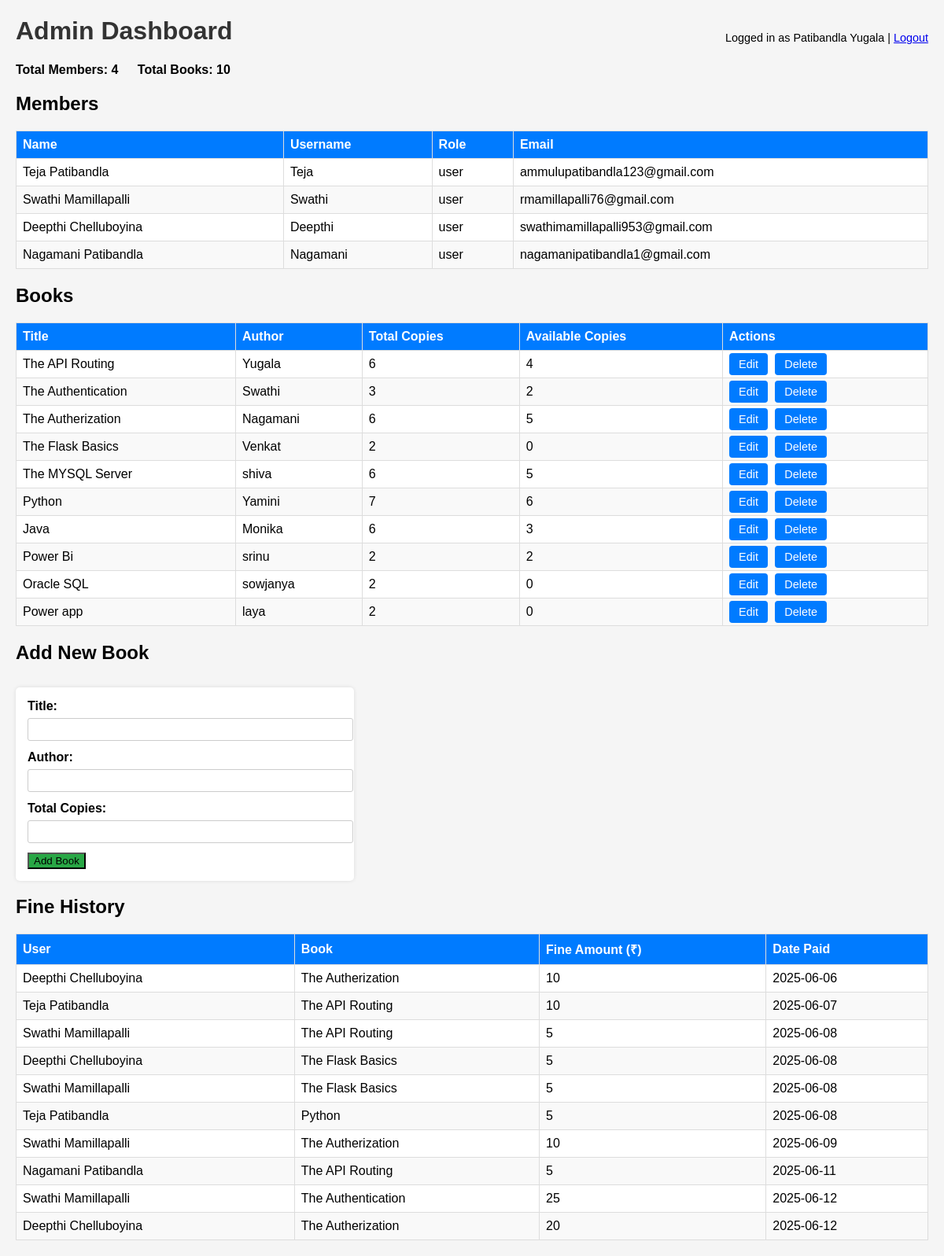
Screenshot of /admin_dashboard (signed in) with the database file from the repository.
### project2.py (models this page shows)
class User(db.Model):
    id = db.Column(db.Integer, primary_key=True)
    name = db.Column(db.String(100))
    role = db.Column(db.String(10))
    username = db.Column(db.String(80), unique=True)
    email = db.Column(db.String(100), unique=True)
    password = db.Column(db.String(200))

class Book(db.Model):
    id = db.Column(db.Integer, primary_key=True)
    title = db.Column(db.String(150))
    author = db.Column(db.String(100))
    total_copies = db.Column(db.Integer)
    available_copies = db.Column(db.Integer)

class FineHistory(db.Model):
    id = db.Column(db.Integer, primary_key=True)
    user_id = db.Column(db.Integer, db.ForeignKey('user.id'))
    book_id = db.Column(db.Integer, db.ForeignKey('book.id'))
    fine_amount = db.Column(db.Integer)
    date_paid = db.Column(db.DateTime, default=datetime.now)
    user = db.relationship('User', backref='fines')
    book = db.relationship('Book', backref='fines')

### project2.py (the view)
@app.route('/admin_dashboard')
@login_required
@admin_required
def admin_dashboard():
    user = User.query.get(session['user_id'])
    members = User.query.filter_by(role='user').all()
    books = Book.query.all()
    member_count = len(members)
    book_count = len(books)
    return render_template('dashboard_admin.html', user=user, members=members, books=books,
                           member_count=member_count, book_count=book_count,
                           fines=FineHistory.query.all())

### project2.py (called while the page is built)
def login_required(f):
    @wraps(f)
    def decorated(*args, **kwargs):
        if 'user_id' not in session:
            flash("Please login first.")
            return redirect(url_for('login'))
        return f(*args, **kwargs)
    return decorated

def admin_required(f):
    @wraps(f)
    def decorated(*args, **kwargs):
        if session.get('role') != 'admin':
            flash("Admin access only.")
            return redirect(url_for('dashboard_redirect'))
        return f(*args, **kwargs)
    return decorated

### templates/dashboard_admin.html (shortened to what this page needs)
<!DOCTYPE html>
<html lang="en">
<head>
</head>
<body>
<header>
    <h1>Admin Dashboard</h1>
    <div class="logout">
        Logged in as {{ user.name }} |
        <a href="{{ url_for('logout') }}">Logout</a>
    </div>
</header>
<div class="info">
    <span>Total Members: {{ member_count }}</span>
    <span>Total Books: {{ book_count }}</span>
</div>
<h2>Members</h2>
<table>
    <thead>
        <tr>
            <th>Name</th>
            <th>Username</th>
            <th>Role</th>
            <th>Email</th>
        </tr>
    </thead>
    <tbody>
    {% for member in members %}
        <tr>
            <td>{{ member.name }}</td>
            <td>{{ member.username }}</td>
            <td>{{ member.role }}</td>
            <td>{{member.email}}</td>
        </tr>
    {% else %}
        <tr><td colspan="3">No members found.</td></tr>
    {% endfor %}
    </tbody>
</table>
<h2>Books</h2>
<table>
    <thead>
        <tr>
            <th>Title</th>
            <th>Author</th>
            <th>Total Copies</th>
            <th>Available Copies</th>
            <th>Actions</th>
        </tr>
    </thead>
    <tbody>
    {% for book in books %}
        <tr>
            <td>{{ book.title }}</td>
            <td>{{ book.author }}</td>
            <td>{{ book.total_copies }}</td>
            <td>{{ book.available_copies }}</td>
            <td>
                <a class="button" href="{{ url_for('edit_book', book_id=book.id) }}">Edit</a>
                <a class="button" href="{{ url_for('delete_book', book_id=book.id) }}" onclick="return confirm('Are you sure you want to delete this book?');">Delete</a>
            </td>
        </tr>
    {% else %}
        <tr><td colspan="5">No books found.</td></tr>
    {% endfor %}
    </tbody>
</table>
<h2>Add New Book</h2>
<form class="add-book-form" method="POST" action="{{ url_for('add_book') }}">
    <label for="title">Title:</label>
    <input type="text" id="title" name="title" required />
    <label for="author">Author:</label>
    <input type="text" id="author" name="author" required />
    <label for="total_copies">Total Copies:</label>
    <input type="number" id="total_copies" name="total_copies" min="1" required />
    <button type="submit" class="button" style="background-color:#28a745;">Add Book</button>
</form>
<h2>Fine History</h2>
<table>
    <thead>
        <tr>
            <th>User</th>
            <th>Book</th>
            <th>Fine Amount (₹)</th>
            <th>Date Paid</th>
        </tr>
    </thead>
    <tbody>
    {% for fine in fines %}
        <tr>
            <td>{{ fine.user.name }}</td>
            <td>{{ fine.book.title }}</td>
            <td>{{ fine.fine_amount }}</td>
            <td>{{ fine.date_paid.strftime('%Y-%m-%d') }}</td>
        </tr>
    {% else %}
        <tr><td colspan="4">No fines recorded.</td></tr>
    {% endfor %}
    </tbody>
</table>
</body>
</html>

### templates/dashboard_admin.html (style rules this page uses)
body { font-family: Arial, sans-serif; margin: 20px; background-color: #f5f5f5; }
header { margin-bottom: 20px; }
h1 { color: #333; }
.info { margin-bottom: 20px; }
.info span { margin-right: 20px; font-weight: bold; }
table { width: 100%; border-collapse: collapse; background-color: white; }
th, td { border: 1px solid #ddd; padding: 8px; text-align: left; }
th { background-color: #007bff; color: white; }
tr:nth-child(even) { background-color: #f9f9f9; }
a.button { background-color: #007bff; color: white; padding: 6px 12px; text-decoration: none; border-radius: 4px; font-size: 0.9rem; margin-right: 5px; }
form.add-book-form { margin-top: 30px; background-color: white; padding: 15px; border-radius: 5px; width: 400px; box-shadow: 0 0 5px rgba(0,0,0,0.1); }
form.add-book-form label { display: block; margin-bottom: 6px; font-weight: bold; }
form.add-book-form input { width: 100%; padding: 6px; margin-bottom: 12px; border: 1px solid #ccc; border-radius: 3px; }
.logout { float: right; font-size: 0.9rem; margin-top: -40px; }

### rows the page displays
User: name "Patibandla Yugala"
User: name "Teja Patibandla", username "Teja", role "user", email "ammulupatibandla123@gmail.com"
User: name "Swathi Mamillapalli", username "Swathi", role "user", email "rmamillapalli76@gmail.com"
User: name "Deepthi Chelluboyina", username "Deepthi", role "user", email "swathimamillapalli953@gmail.com"
User: name "Nagamani Patibandla", username "Nagamani", role "user", email "nagamanipatibandla1@gmail.com"
Book: title "The API Routing", author "Yugala", total_copies "6", available_copies "4"
Book: title "The Authentication", author "Swathi", total_copies "3", available_copies "2"
Book: title "The Autherization", author "Nagamani", total_copies "6", available_copies "5"
Book: title "The Flask Basics", author "Venkat", total_copies "2", available_copies "0"
Book: title "The MYSQL Server", author "shiva", total_copies "6", available_copies "5"
Book: title "Python", author "Yamini", total_copies "7", available_copies "6"
Book: title "Java", author "Monika", total_copies "6", available_copies "3"
Book: title "Power Bi", author "srinu", total_copies "2", available_copies "2"
Book: title "Oracle SQL", author "sowjanya", total_copies "2", available_copies "0"
Book: title "Power app", author "laya", total_copies "2", available_copies "0"
FineHistory: user.name "Deepthi Chelluboyina", book "The Autherization", fine_amount "10", date_paid "2025-06-06"
FineHistory: user.name "Teja Patibandla", book "The API Routing", fine_amount "10", date_paid "2025-06-07"
FineHistory: user.name "Swathi Mamillapalli", book "The API Routing", fine_amount "5", date_paid "2025-06-08"
FineHistory: user.name "Deepthi Chelluboyina", book "The Flask Basics", fine_amount "5", date_paid "2025-06-08"
FineHistory: user.name "Swathi Mamillapalli", book "The Flask Basics", fine_amount "5", date_paid "2025-06-08"
FineHistory: user.name "Teja Patibandla", book "Python", fine_amount "5", date_paid "2025-06-08"
FineHistory: user.name "Swathi Mamillapalli", book "The Autherization", fine_amount "10", date_paid "2025-06-09"
FineHistory: user.name "Nagamani Patibandla", book "The API Routing", fine_amount "5", date_paid "2025-06-11"
FineHistory: user.name "Swathi Mamillapalli", book "The Authentication", fine_amount "25", date_paid "2025-06-12"
FineHistory: user.name "Deepthi Chelluboyina", book "The Autherization", fine_amount "20", date_paid "2025-06-12"

### other values shown
{{ member_count }} "4"
{{ book_count }} "10"
